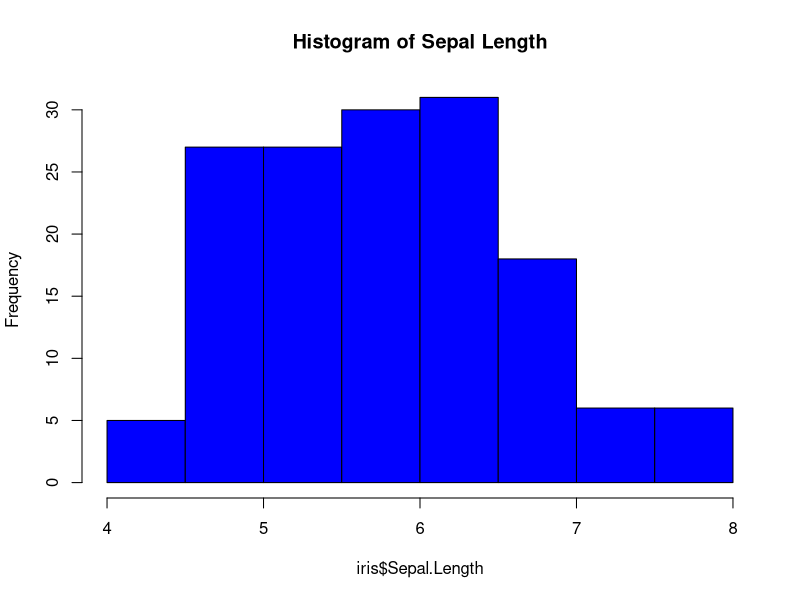

The R script that drew this image:
## ---- chunk 1
# summary of the Iris data
summary(iris$Sepal.Length)

## ---- chunk 2
hist(iris$Sepal.Length, col="blue",main="Histogram of Sepal Length")
